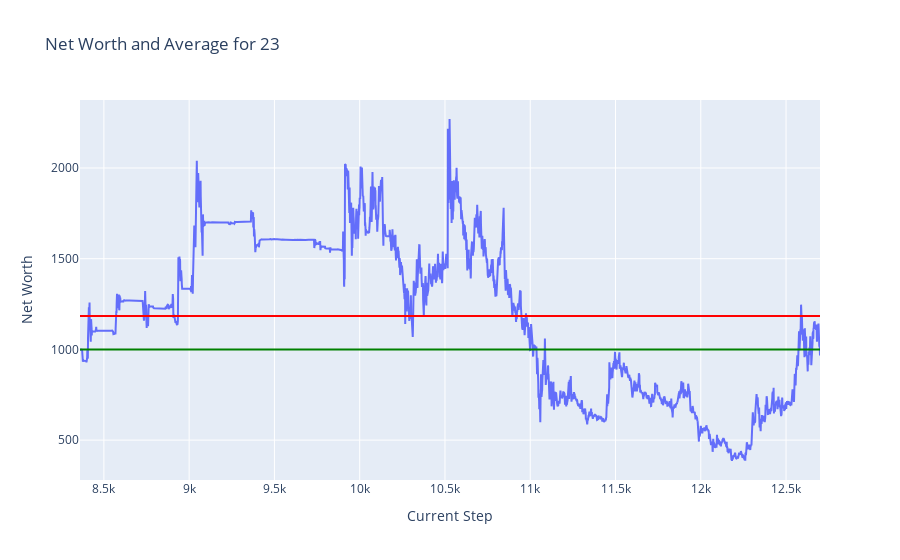
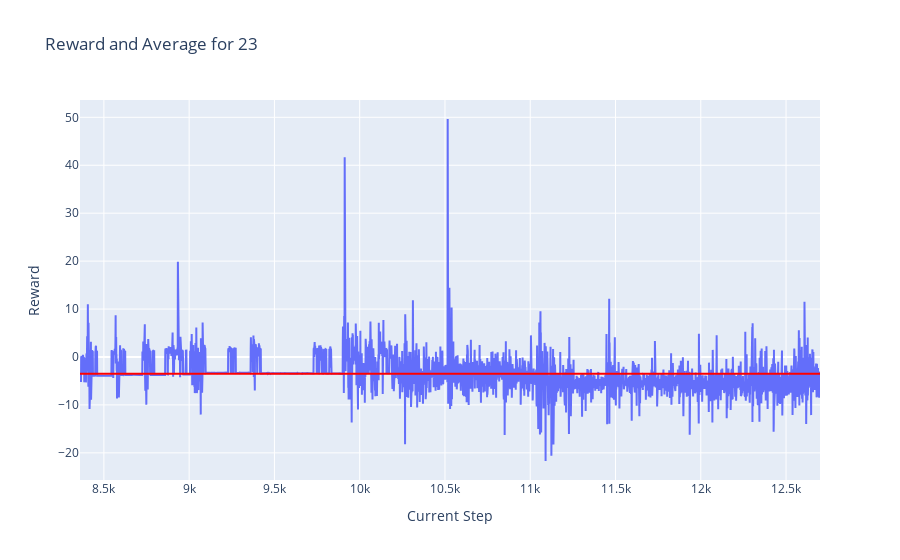
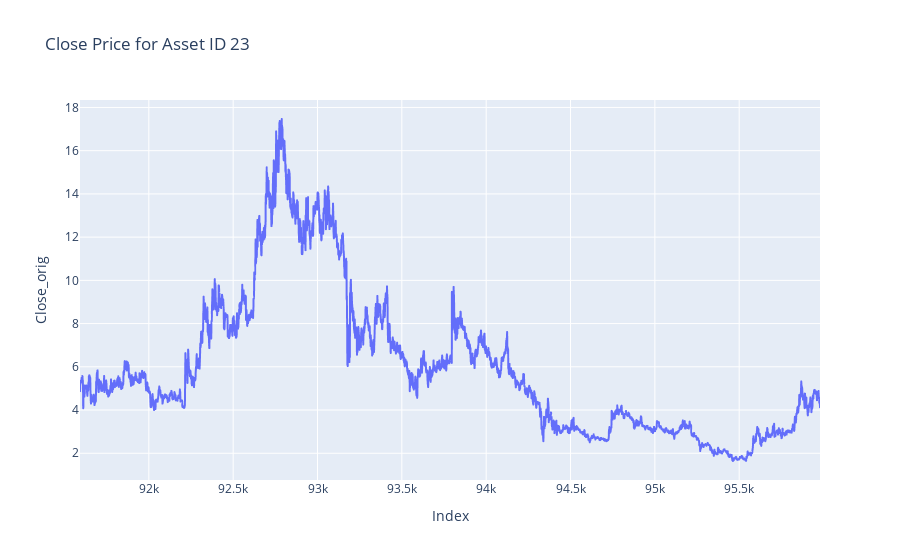

Notebook code cell kept with these figures, in order:
### Markdown cell above
## Plots

### Code cell
token = 23
plot_token_data(df = test_hist_df, token = token)
plot_reward_data(df = test_hist_df, token = token)
plot_close_by_asset(df= test_df, asset_id= token)

### Figure 1 — Plotly figure (JSON) as saved in the notebook; plotly's stock layout.template omitted (floating-point values rounded to 4 significant figures; data arrays with more than 128 entries replaced by an {"elided": "..."} marker saying what was removed)
{"data": [{"mode": "lines", "name": "Net Worth", "type": "scatter", "x": {"elided": "4340 int values"}, "y": {"elided": "4340 float values"}}], "layout": {"shapes": [{"line": {"color": "green"}, "name": "Net Worth = 1000", "type": "line", "x0": 0, "x1": 1, "xref": "x domain", "y0": 1000, "y1": 1000, "yref": "y"}, {"line": {"color": "red"}, "name": "Average Net Worth = 1184.76", "type": "line", "x0": 0, "x1": 1, "xref": "x domain", "y0": 1185.0, "y1": 1185.0, "yref": "y"}], "title": {"text": "Net Worth and Average for 23"}, "xaxis": {"title": {"text": "Current Step"}}, "yaxis": {"title": {"text": "Net Worth"}}}}

### Figure 2 — Plotly figure (JSON) as saved in the notebook; plotly's stock layout.template omitted (floating-point values rounded to 4 significant figures; data arrays with more than 128 entries replaced by an {"elided": "..."} marker saying what was removed)
{"data": [{"mode": "lines", "name": "Reward", "type": "scatter", "x": {"elided": "4340 int values"}, "y": {"elided": "4340 float values"}}], "layout": {"shapes": [{"line": {"color": "red"}, "name": "Average Reward = -3.51", "type": "line", "x0": 0, "x1": 1, "xref": "x domain", "y0": -3.508, "y1": -3.508, "yref": "y"}], "title": {"text": "Reward and Average for 23"}, "xaxis": {"title": {"text": "Current Step"}}, "yaxis": {"title": {"text": "Reward"}}}}

### Figure 3 — Plotly figure (JSON) as saved in the notebook; plotly's stock layout.template omitted (floating-point values rounded to 4 significant figures; data arrays with more than 128 entries replaced by an {"elided": "..."} marker saying what was removed)
{"data": [{"hovertemplate": "Index=%{x}<br>Close_orig=%{y}<extra></extra>", "legendgroup": "", "line": {"color": "#636efa", "dash": "solid"}, "marker": {"symbol": "circle"}, "mode": "lines", "name": "", "showlegend": false, "type": "scattergl", "x": {"elided": "4388 int values"}, "xaxis": "x", "y": {"elided": "4388 float values"}, "yaxis": "y"}], "layout": {"legend": {"tracegroupgap": 0}, "title": {"text": "Close Price for Asset ID 23"}, "xaxis": {"anchor": "y", "domain": [0, 1], "title": {"text": "Index"}}, "yaxis": {"anchor": "x", "domain": [0, 1], "title": {"text": "Close_orig"}}}}
